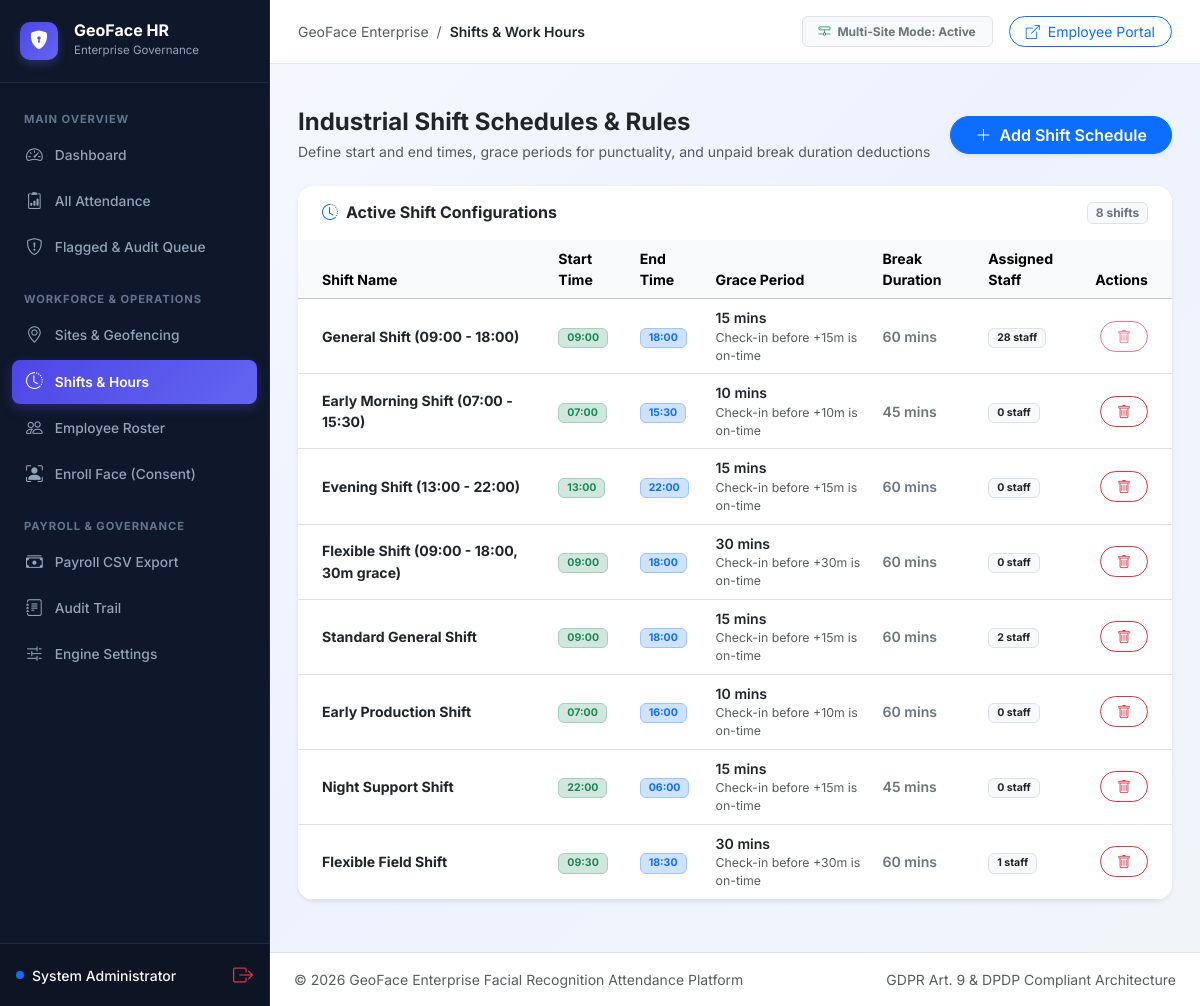
Screenshot of /admin/shifts (signed in) with the database file from the repository.
### tables this page shows
CREATE TABLE shifts (
            id INTEGER PRIMARY KEY AUTOINCREMENT,
            name TEXT NOT NULL,
            start_time TEXT NOT NULL,
            end_time TEXT NOT NULL,
            grace_period_minutes INTEGER DEFAULT 15,
            break_duration_minutes INTEGER DEFAULT 60,
            created_at TEXT NOT NULL
        );

### blueprints/admin/routes.py (the view)
@admin_bp.route("/shifts", methods=["GET"])
@login_required_admin
def shift_management():
    conn = get_db_connection()
    c = conn.cursor()
    c.execute("""
        SELECT s.*, COUNT(e.id) AS employee_count
        FROM shifts s
        LEFT JOIN employees e ON e.shift_id = s.id AND e.active = 1
        GROUP BY s.id
        ORDER BY s.id ASC
    """)
    shifts = [dict(r) for r in c.fetchall()]
    conn.close()
    for s in shifts:
        s["created_display"] = format_local_timestamp(s["created_at"], include_year=False)
    return render_template("admin/shifts.html", shifts=shifts)

### config.py (called while the page is built)
def format_local_timestamp(iso_val, include_year=True):
    if not iso_val:
        return "—"
    try:
        if isinstance(iso_val, str):
            clean_str = iso_val.replace("Z", "+00:00")
            dt = datetime.datetime.fromisoformat(clean_str)
        elif isinstance(iso_val, datetime.datetime):
            dt = iso_val
        else:
            return str(iso_val)
        if dt.tzinfo is None:
            dt = dt.replace(tzinfo=datetime.timezone.utc)
        local_dt = dt.astimezone()
        if include_year:
            return local_dt.strftime("%b %d, %Y - %I:%M %p")
        return local_dt.strftime("%b %d - %I:%M %p")
    except Exception:
        return str(iso_val)

### core/auth.py (called while the page is built, shortened)
def login_required_admin(f):
    @wraps(f)
    def decorated_function(*args, **kwargs):
        role = session.get("role")
        admin_id = session.get("admin_id")
        return f(*args, **kwargs)
    return decorated_function

### core/db.py (called while the page is built)
def get_db_connection(db_path=None):
    path = db_path or Config.DB_PATH
    conn = sqlite3.connect(path, timeout=30.0)
    conn.row_factory = sqlite3.Row
    try:
        conn.execute("PRAGMA journal_mode=WAL;")
        conn.execute("PRAGMA synchronous=NORMAL;")
    except Exception:
        pass
    return conn

### templates/admin/shifts.html (shortened to what this page needs)
{% extends "admin/base_admin.html" %}
{% block page_title %}Shifts & Work Hours{% endblock %}
{% block content %}
<div class="d-flex flex-wrap justify-content-between align-items-center mb-4 gap-3">
    <div>
        <h4 class="fw-bold text-dark mb-1">Industrial Shift Schedules & Rules</h4>
        <p class="text-muted small mb-0">Define start and end times, grace periods for punctuality, and unpaid break duration deductions</p>
    </div>
    <button class="btn btn-primary rounded-pill px-4 fw-semibold shadow-sm" data-bs-toggle="modal" data-bs-target="#addShiftModal">
        <i class="bi bi-plus-lg me-1"></i> Add Shift Schedule
    </button>
</div>
<div class="card border-0 shadow-sm rounded-4 overflow-hidden bg-white mb-4">
    <div class="card-header bg-white border-0 py-3 px-4 d-flex justify-content-between align-items-center">
        <h6 class="fw-bold mb-0 text-dark"><i class="bi bi-clock-history text-primary me-2"></i>Active Shift Configurations</h6>
        <span class="badge bg-light text-secondary border">{{ shifts|length }} shifts</span>
    </div>
    <div class="table-responsive">
        <table class="table table-hover align-middle mb-0" style="font-size: 0.88rem;">
            <thead class="table-light text-secondary">
                <tr>
                    <th class="ps-4">Shift Name</th>
                    <th>Start Time</th>
                    <th>End Time</th>
                    <th>Grace Period</th>
                    <th>Break Duration</th>
                    <th>Assigned Staff</th>
                    <th class="text-end pe-4">Actions</th>
                </tr>
            </thead>
            <tbody>
                {% if shifts %}
                    {% for s in shifts %}
                    <tr>
                        <td class="ps-4 fw-bold text-dark">{{ s.name }}</td>
                        <td><span class="badge bg-success-subtle text-success border border-success-subtle px-2 py-1">{{ s.start_time }}</span></td>
                        <td><span class="badge bg-primary-subtle text-primary border border-primary-subtle px-2 py-1">{{ s.end_time }}</span></td>
                        <td>
                            <span class="fw-semibold text-dark">{{ s.grace_period_minutes }} mins</span>
                            <span class="text-muted small d-block">Check-in before +{{ s.grace_period_minutes }}m is on-time</span>
                        </td>
                        <td>
                            <span class="fw-semibold text-secondary">{{ s.break_duration_minutes }} mins</span>
                        </td>
                        <td>
                            <span class="badge bg-light text-dark border px-2 py-1">{{ s.employee_count or 0 }} staff</span>
                        </td>
                        <td class="text-end pe-4">
                            <form method="POST" action="/admin/shifts/{{ s.id }}/delete" class="d-inline" onsubmit="return confirm('Delete this shift schedule?');">
                                <button type="submit" class="btn btn-sm btn-outline-danger rounded-pill px-3" {% if s.id == 1 %}disabled title="Default shift cannot be deleted"{% endif %}>
                                    <i class="bi bi-trash"></i>
                                </button>
                            </form>
                        </td>
                    </tr>
                    {% endfor %}
                {% else %}
                    <tr>
                        <td colspan="7" class="text-center py-4 text-muted">No shifts defined yet.</td>
                    </tr>
                {% endif %}
            </tbody>
        </table>
    </div>
</div>
{% endblock %}

### static/css/style.css (style rules this page uses)
:root { --primary: #4f46e5; --primary-hover: #4338ca; --primary-light: #e0e7ff; --success: #10b981; --success-light: #d1fae5; --warning: #f59e0b; --warning-light: #fef3c7; --danger: #ef4444; --danger-light: #fee2e2; --dark: #0f172a; --slate-800: #1e293b; --slate-700: #334155; --slate-600: #475569; --slate-500: #64748b; --slate-400: #94a3b8; --slate-200: #e2e8f0; --slate-100: #f1f5f9; --bg-gradient: linear-gradient(135deg, #f8fafc 0%, #eef2ff 50%, #f1f5f9 100%); --card-bg: rgba(255, 255, 255, 0.95); --card-shadow: 0 10px 25px -5px rgba(0, 0, 0, 0.05), 0 8px 10px -6px rgba(0, 0, 0, 0.03); --card-shadow-hover: 0 20px 30px -10px rgba(79, 70, 229, 0.12); --radius-lg: 16px; --radius-md: 12px; --radius-sm: 8px; }
* { box-sizing: border-box; }
body { margin: 0; padding: 0; font-family: 'Inter', -apple-system, BlinkMacSystemFont, 'Segoe UI', Roboto, sans-serif; background: var(--bg-gradient); background-attachment: fixed; color: var(--slate-800); min-height: 100vh; -webkit-font-smoothing: antialiased; }

### templates/admin/base_admin.html (style rules this page uses)
:root { --admin-primary: #4f46e5; --admin-primary-hover: #4338ca; --admin-accent: #6366f1; --admin-sidebar-bg: #0f172a; --admin-sidebar-border: #1e293b; }
body { background-color: #f8fafc; color: #1e293b; font-family: 'Inter', system-ui, -apple-system, sans-serif; }

### rows the page displays
shifts: name "General Shift (09:00 - 18:00)", start_time "09:00", end_time "18:00", grace_period_minutes "15", break_duration_minutes "60", employee_count "28"
shifts: name "Early Morning Shift (07:00 - 15:30)", start_time "07:00", end_time "15:30", grace_period_minutes "10", break_duration_minutes "45", employee_count "0"
shifts: name "Evening Shift (13:00 - 22:00)", start_time "13:00", end_time "22:00", grace_period_minutes "15", break_duration_minutes "60", employee_count "0"
shifts: name "Flexible Shift (09:00 - 18:00, 30m grace)", start_time "09:00", end_time "18:00", grace_period_minutes "30", break_duration_minutes "60", employee_count "0"
shifts: name "Standard General Shift", start_time "09:00", end_time "18:00", grace_period_minutes "15", break_duration_minutes "60", employee_count "2"
shifts: name "Early Production Shift", start_time "07:00", end_time "16:00", grace_period_minutes "10", break_duration_minutes "60", employee_count "0"
shifts: name "Night Support Shift", start_time "22:00", end_time "06:00", grace_period_minutes "15", break_duration_minutes "45", employee_count "0"
shifts: name "Flexible Field Shift", start_time "09:30", end_time "18:30", grace_period_minutes "30", break_duration_minutes "60", employee_count "1"

### other values shown
{{ session.get('admin_name', 'Administrator') }} "System Administrator"
{{ shifts|length }} "8"
